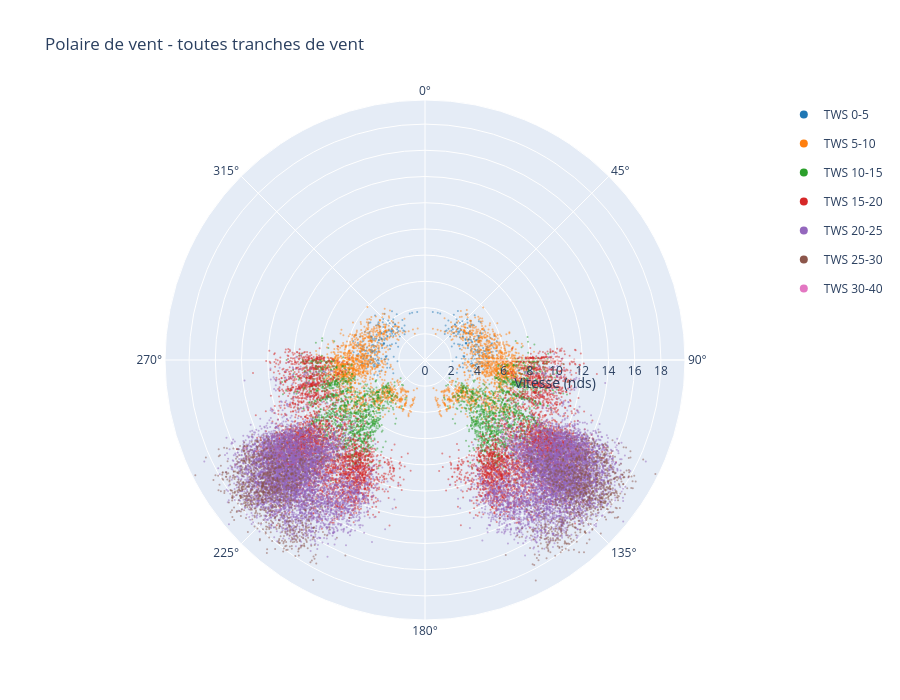

Notebook code for this chart:
### Markdown cell above
### Affichage Polaire

### Code cell
polaire = data[['TWA', 'TWS', 'BSP']].copy()
polaire.columns = ['TWA', 'TWS', 'BSP']

def tracer_heatmap_polaire(
    df,
    tws_range=None,
    angle_bin=2.0,
    speed_bin=0.3,
    max_speed=20,
    statistic="count"  # "count" ou "mean"
):
    """
    Heatmap polaire native Plotly via Barpolar
    """

    # ───────────── Filtrage TWS ─────────────
    if tws_range is not None:
        df = df[(df["TWS"] >= tws_range[0]) & (df["TWS"] < tws_range[1])]

    twa = df["TWA"].to_numpy()
    bsp = df["BSP"].to_numpy()

    # Symétrie tribord / babord
    twa = np.concatenate([twa, 360 - twa])
    bsp = np.tile(bsp, 2)

    # ───────────── Bins ─────────────
    angle_edges = np.arange(0, 360 + angle_bin, angle_bin)
    speed_edges = np.arange(0, max_speed + speed_bin, speed_bin)

    angle_idx = np.digitize(twa, angle_edges) - 1
    speed_idx = np.digitize(bsp, speed_edges) - 1

    valid = (
        (angle_idx >= 0) & (angle_idx < len(angle_edges) - 1) &
        (speed_idx >= 0) & (speed_idx < len(speed_edges) - 1)
    )

    angle_idx = angle_idx[valid]
    speed_idx = speed_idx[valid]
    bsp = bsp[valid]

    # ───────────── Agrégation ─────────────
    shape = (len(speed_edges)-1, len(angle_edges)-1)
    heatmap = np.zeros(shape)

    if statistic == "count":
        np.add.at(heatmap, (speed_idx, angle_idx), 1)
        z_label = "Densité"

    elif statistic == "mean":
        sums = np.zeros(shape)
        counts = np.zeros(shape)
        np.add.at(sums, (speed_idx, angle_idx), bsp)
        np.add.at(counts, (speed_idx, angle_idx), 1)
        heatmap = np.divide(sums, counts, where=counts > 0)
        z_label = "BSP moyenne"

    else:
        raise ValueError("statistic must be 'count' or 'mean'")

    heatmap = heatmap.astype(float)
    heatmap[heatmap == 0] = np.nan


    # ───────────── Conversion en Barpolar ─────────────
    theta_centers = angle_edges[:-1] + angle_bin / 2
    r_centers = speed_edges[:-1] + speed_bin / 2

    fig = go.Figure()

    for i, r in enumerate(r_centers):
        z = heatmap[i]

        fig.add_trace(go.Barpolar(
            r=np.full_like(theta_centers, speed_bin),
            theta=theta_centers,
            base=r - speed_bin / 2,
            width=np.full_like(theta_centers, angle_bin),
            marker=dict(
                color=z,
                colorscale="Turbo",
                cmin=0,
                cmax=np.nanmax(heatmap),
                showscale=False
            ),
            hoverinfo="skip"
        ))

    # Colorbar unique
    fig.add_trace(go.Barpolar(
        r=[0],
        theta=[0],
        marker=dict(
            color=[0],
            colorscale="Turbo",
            showscale=True,
            colorbar=dict(title=z_label)
        ),
        showlegend=False,
        hoverinfo="none"
    ))

    # ───────────── Layout polaire ─────────────
    fig.update_layout(
        title="Heatmap polaire (densité agrégée)",
        polar=dict(
            angularaxis=dict(
                direction="clockwise",
                rotation=90,
                tickmode="array",
                tickvals=list(range(0, 360, 30)),
                ticktext=[f"{i}°" for i in range(0, 360, 30)]
            ),
            radialaxis=dict(
                range=[0, max_speed],
                title="Vitesse fond (nds)"
            )
        ),
        height=800,
        showlegend=False
    )

    fig.show()

def tracer_polaire(df, tranches=None, step=5, rand_angle=1, legend_point_size=8):
    titre = 'Polaire de vent - toutes tranches de vent'
    if tranches is not None:
        titre = f'Polaire de vent - TWS {tranches[0][0]}-{tranches[-1][1]} nds'
    if tranches is None:
        tranches = [(0, 5), (5, 10), (10, 15), (15, 20), (20, 25), (25, 30), (30, 40), (40, 50)]

    couleurs = [
        '#1f77b4', '#ff7f0e', '#2ca02c',
        '#d62728', '#9467bd', '#8c564b', '#e377c2', '#7f7f7f'
    ]

    fig = go.Figure()

    # Sous-échantillonnage GLOBAL
    df = df.iloc[::step]

    for i, (tws_min, tws_max) in enumerate(tranches):
        m = (df['TWS'] >= tws_min) & (df['TWS'] < tws_max)
        d = df.loc[m, ['TWA', 'BSP']].to_numpy()

        if len(d) == 0:
            continue

        angles = np.deg2rad(d[:, 0])
        angles = np.concatenate([angles, 2*np.pi - angles])
        speeds = np.tile(d[:, 1], 2)

        angles_deg = np.rad2deg(angles)
        angles_deg += np.random.uniform(-rand_angle, rand_angle, size=len(angles_deg))
        angles_deg %= 360

        # Trace principale avec petits points
        fig.add_trace(go.Scatterpolar(
            r=speeds,
            theta=angles_deg,
            mode='markers',
            marker=dict(size=2, color=couleurs[i % len(couleurs)], opacity=0.5),
            name=f'TWS {tws_min}-{tws_max}',
            showlegend=False,
            legendgroup=f'group_{i}'
        ))

        # Trace légende avec gros points
        fig.add_trace(go.Scatterpolar(
            r=[None],
            theta=[None],
            mode='markers',
            marker=dict(size=legend_point_size, color=couleurs[i % len(couleurs)]),
            name=f'TWS {tws_min}-{tws_max}',
            legendgroup=f'group_{i}',
            hoverinfo='skip'
        ))

    fig.update_layout(
        title=titre,
        polar=dict(
            angularaxis=dict(direction='clockwise', rotation=90),
            radialaxis=dict(title='Vitesse (nds)')
        ),
        height=700
    )

    fig.show()

tracer_polaire(polaire)

# for i, v in enumerate(voyages):
#     polaire_voyage = polaire.iloc[v[0]:v[1]+1]
#     print(f'Voyage {i+1} :')
#     tracer_polaire(polaire_voyage)

# tracer_heatmap_polaire(polaire)

### Figure 1 — Plotly figure (JSON) as saved in the notebook; plotly's stock layout.template omitted (floating-point values rounded to 4 significant figures; data arrays with more than 128 entries replaced by an {"elided": "..."} marker saying what was removed)
{"data": [{"legendgroup": "group_0", "marker": {"color": "#1f77b4", "opacity": 0.5, "size": 2}, "mode": "markers", "name": "TWS 0-5", "r": {"elided": "364 float values"}, "showlegend": false, "theta": {"elided": "364 float values"}, "type": "scatterpolar"}, {"hoverinfo": "skip", "legendgroup": "group_0", "marker": {"color": "#1f77b4", "size": 8}, "mode": "markers", "name": "TWS 0-5", "r": [null], "theta": [null], "type": "scatterpolar"}, {"legendgroup": "group_1", "marker": {"color": "#ff7f0e", "opacity": 0.5, "size": 2}, "mode": "markers", "name": "TWS 5-10", "r": {"elided": "2674 float values"}, "showlegend": false, "theta": {"elided": "2674 float values"}, "type": "scatterpolar"}, {"hoverinfo": "skip", "legendgroup": "group_1", "marker": {"color": "#ff7f0e", "size": 8}, "mode": "markers", "name": "TWS 5-10", "r": [null], "theta": [null], "type": "scatterpolar"}, {"legendgroup": "group_2", "marker": {"color": "#2ca02c", "opacity": 0.5, "size": 2}, "mode": "markers", "name": "TWS 10-15", "r": {"elided": "2648 float values"}, "showlegend": false, "theta": {"elided": "2648 float values"}, "type": "scatterpolar"}, {"hoverinfo": "skip", "legendgroup": "group_2", "marker": {"color": "#2ca02c", "size": 8}, "mode": "markers", "name": "TWS 10-15", "r": [null], "theta": [null], "type": "scatterpolar"}, {"legendgroup": "group_3", "marker": {"color": "#d62728", "opacity": 0.5, "size": 2}, "mode": "markers", "name": "TWS 15-20", "r": {"elided": "7216 float values"}, "showlegend": false, "theta": {"elided": "7216 float values"}, "type": "scatterpolar"}, {"hoverinfo": "skip", "legendgroup": "group_3", "marker": {"color": "#d62728", "size": 8}, "mode": "markers", "name": "TWS 15-20", "r": [null], "theta": [null], "type": "scatterpolar"}, {"legendgroup": "group_4", "marker": {"color": "#9467bd", "opacity": 0.5, "size": 2}, "mode": "markers", "name": "TWS 20-25", "r": {"elided": "12640 float values"}, "showlegend": false, "theta": {"elided": "12640 float values"}, "type": "scatterpolar"}, {"hoverinfo": "skip", "legendgroup": "group_4", "marker": {"color": "#9467bd", "size": 8}, "mode": "markers", "name": "TWS 20-25", "r": [null], "theta": [null], "type": "scatterpolar"}, {"legendgroup": "group_5", "marker": {"color": "#8c564b", "opacity": 0.5, "size": 2}, "mode": "markers", "name": "TWS 25-30", "r": {"elided": "2356 float values"}, "showlegend": false, "theta": {"elided": "2356 float values"}, "type": "scatterpolar"}, {"hoverinfo": "skip", "legendgroup": "group_5", "marker": {"color": "#8c564b", "size": 8}, "mode": "markers", "name": "TWS 25-30", "r": [null], "theta": [null], "type": "scatterpolar"}, {"legendgroup": "group_6", "marker": {"color": "#e377c2", "opacity": 0.5, "size": 2}, "mode": "markers", "name": "TWS 30-40", "r": [15.29, 15.29], "showlegend": false, "theta": [243.9, 116.0], "type": "scatterpolar"}, {"hoverinfo": "skip", "legendgroup": "group_6", "marker": {"color": "#e377c2", "size": 8}, "mode": "markers", "name": "TWS 30-40", "r": [null], "theta": [null], "type": "scatterpolar"}], "layout": {"height": 700, "polar": {"angularaxis": {"direction": "clockwise", "rotation": 90}, "radialaxis": {"title": {"text": "Vitesse (nds)"}}}, "title": {"text": "Polaire de vent - toutes tranches de vent"}}}
